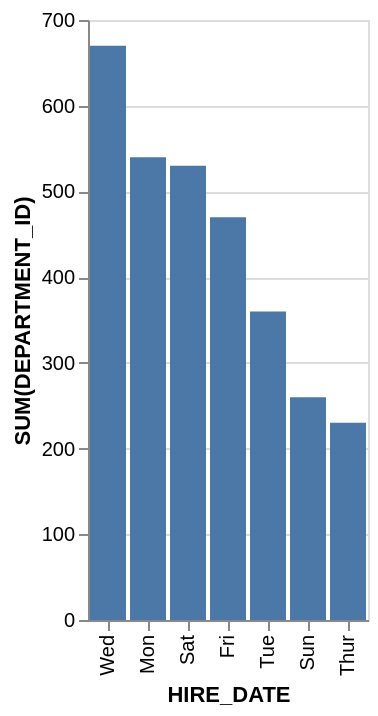

Express this chart as Vega-Lite.
### Vega-Lite specification from a JSON file in a GitHub repository (floating-point values rounded to 4 significant figures)
{"data": {"values": [{"x_data": "Wed", "y_data": 670}, {"x_data": "Mon", "y_data": 540}, {"x_data": "Sat", "y_data": 530}, {"x_data": "Fri", "y_data": 470}, {"x_data": "Tue", "y_data": 360}, {"x_data": "Sun", "y_data": 260}, {"x_data": "Thur", "y_data": 230}]}, "mark": "bar", "encoding": {"x": {"field": "x_data", "type": "nominal", "title": "HIRE_DATE", "sort": {"op": "sum", "field": "y_data", "order": "descending"}}, "y": {"field": "y_data", "type": "quantitative", "title": "SUM(DEPARTMENT_ID)"}}}
